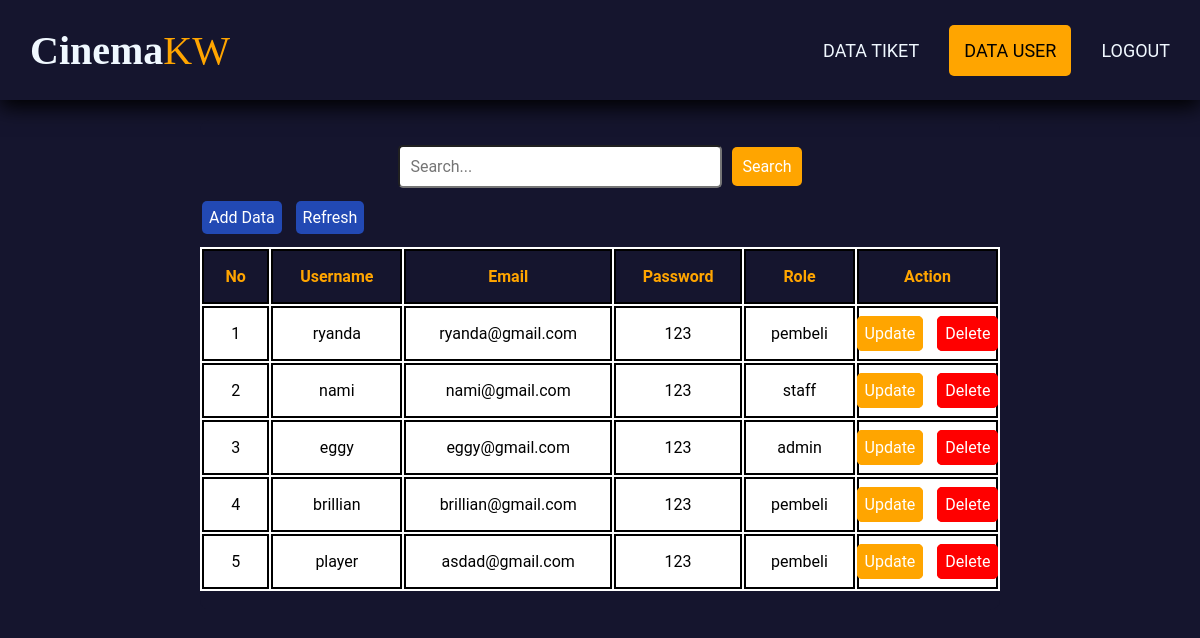
Before: /crud_user.php (signed in) with the older database file.
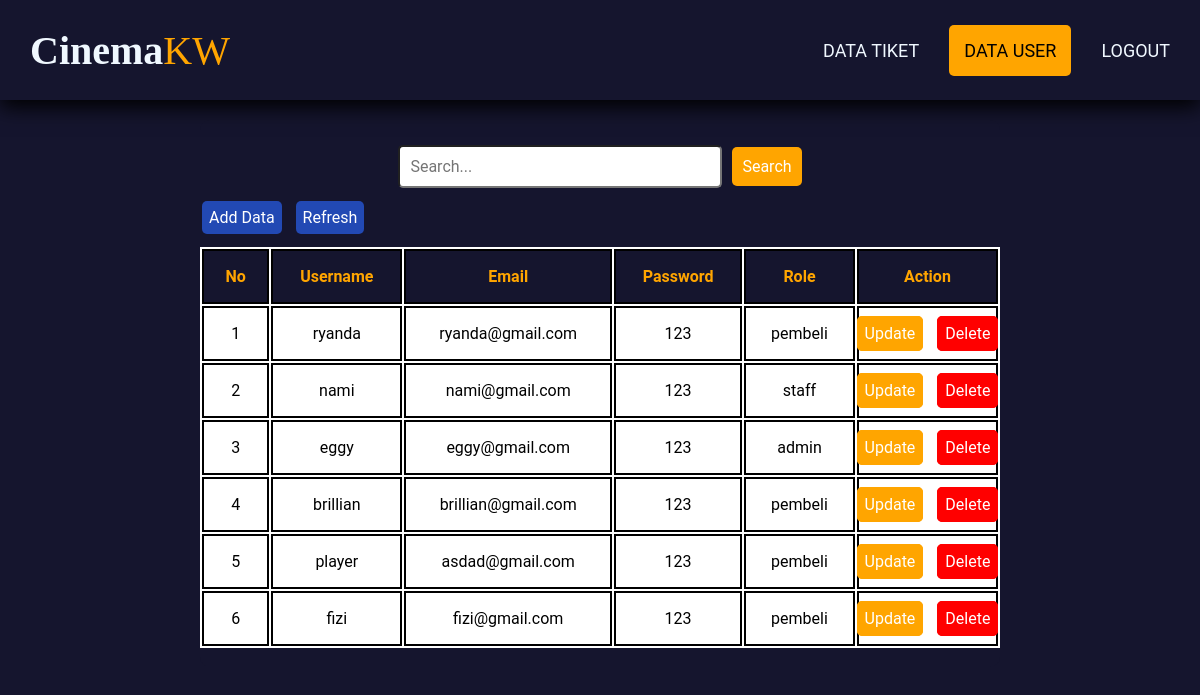
After: the same page with the newer database file.
### tables this page shows
CREATE TABLE `user` (
  `id_user` int(11) NOT NULL,
  `username` varchar(50) NOT NULL,
  `email` varchar(50) NOT NULL,
  `password` varchar(50) NOT NULL,
  `role` varchar(20) NOT NULL
);

### crud_user.php (the view, shortened to what this page needs)
<?php
include 'koneksi.php';
$query = "SELECT * FROM user";
$result = mysqli_query($conn, $query);
?>
<!DOCTYPE html>
<html lang="en">
<head>
    <link rel="stylesheet" href="style/style.css">
    <link rel="stylesheet" href="style/crud.css">
</head>
<body>
  <div class="container">
    <nav class="wrapper">
        <div class="prof">
            <div class="fname">Cinema</div>
            <div class="lname">KW</div>
        </div>
        <?php if($_SESSION['role'] == 'admin'): ?>
            <ul class="nav">
              <li><a href="crud_tiket.php">Data Tiket</a></li>
              <li><a href="crud_user.php" class="active">Data User</a></li>
              <li><a href="logout.php">Logout</a></li>
            </ul>
            <?php endif; ?>
    </nav>
    <div class="table-user">
        <form method="GET" action="">
          <div class="search-container">
            <input type="text" name="search" placeholder="Search..." class="search-input">
            <button type="submit" class="search-button">Search</button>
          </div>
        </form>
        <div class ="tes">
          <a href="crud_user/create.php" class="btn-primary">Add Data</a>
          <a href="crud_user.php" class=btn-secondary>Refresh</a>
        </div>
        <table class="tabel">
            <thead>
            <tr class="table-judul">
              <th>No</th>
              <th><a style="color:orange" href="?sort=username">Username</a></th>
              <th><a style="color:orange" href="?sort=email">Email</a></th>
              <th>Password</th>
              <th><a style="color:orange" href="?sort=role">Role</a></th>
              <th>Action</th>
            </tr>
            </thead>
            <?php
              $i=1;
              while($row = mysqli_fetch_assoc($result)){
            ?>
            <tr>
                <td><?php echo $i?></td>
                <td><?php echo $row['username']?></td>
                <td><?php echo $row['email']?></td>
                <td><?php echo $row['password']?></td>
                <td><?php echo $row['role']?></td>
                <td>
                    <a href="crud_user/update.php?id=<?php echo $row['id_user']?>" class="btn-danger" role="button">Update</a>
                    <a href="crud_user/delete.php?id=<?php echo $row['id_user']?>" class="btn-warning" role="button">Delete</a>
                </td>
            </tr>
            <?php
            $i++;
            }
            ?>
        </table>
        <br>
    </div>
  </div>
</body>
</html>

Changed rows visible on the page:
added user: username "fizi", email "fizi@gmail.com", password "123", role "pembeli"
